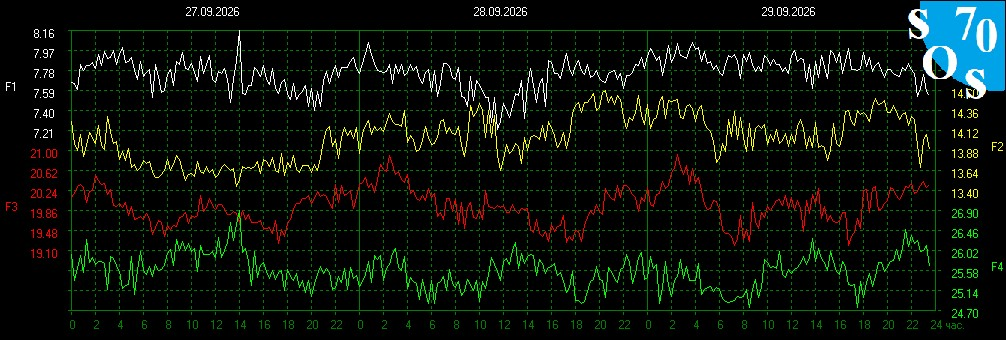
#> input picture sos70_assets/srf.jpg, 1006 x 340 px; its folder holds 3 pictures in this run
$ python inspect_plots.py
#> lines starting #> are read from the running program, lines starting #| are printed output that depends on the picture
from PIL import Image

def inspect(name):
#> called with name = 'srf'
    img = Image.open(f"sos70_assets/{name}.jpg")
#> img is the input picture: PIL image 1006x340 RGB; mean R, G, B 12.6, 18, 13.3
    print(f"--- {name}.jpg ---")
    print(f"Size: {img.size}")
#| Size: (1006, 340)

    # Let's just check color counts to see if it's lines, points or curves
    colors = img.getcolors(maxcolors=100000)
#> colors = 16392 items
    # usually graphs with white background have mostly white
    if colors:
        colors.sort(key=lambda x: x[0], reverse=True)
        print(f"Top 5 colors: {colors[:5]}")
#| Top 5 colors: [(49997, (0, 0, 0)), (20251, (0, 1, 0)), (15615, (0, 2, 0)), (13916, (1, 0, 0)), (9939, (0, 0, 2))]

    pixels = img.load()
    # Check middle row
    w, h = img.size
#> w = 1006; h = 340
    print(f"Mid row start: {pixels[0, h//2]}, Mid col start: {pixels[w//2, 0]}")
#| Mid row start: (0, 0, 0), Mid col start: (1, 1, 1)

inspect('srf')
inspect('sra')
#> call 2 of inspect, with name = 'sra'
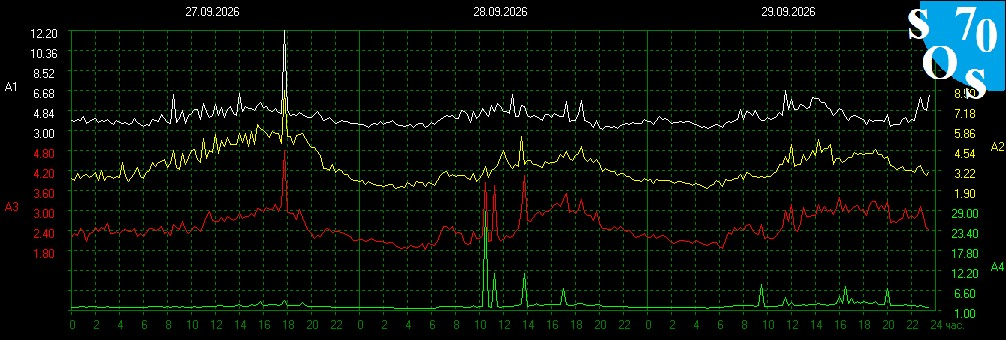
#> input picture sos70_assets/sra.jpg, 1006 x 340 px
#> in inspect, img is the input picture: PIL image 1006x340 RGB; mean R, G, B 9.5, 14.5, 11.3
#| Size: (1006, 340)
#> in inspect (call 2), `colors = img.getcolors(maxcolors=100000)`: colors = 12283 items
#| Top 5 colors: [(60404, (0, 0, 0)), (21556, (0, 1, 0)), (15928, (0, 2, 0)), (15014, (1, 0, 0)), (11585, (0, 0, 2))]
#| Mid row start: (0, 0, 0), Mid col start: (1, 1, 1)
inspect('srq')
#> call 3 of inspect, with name = 'srq'
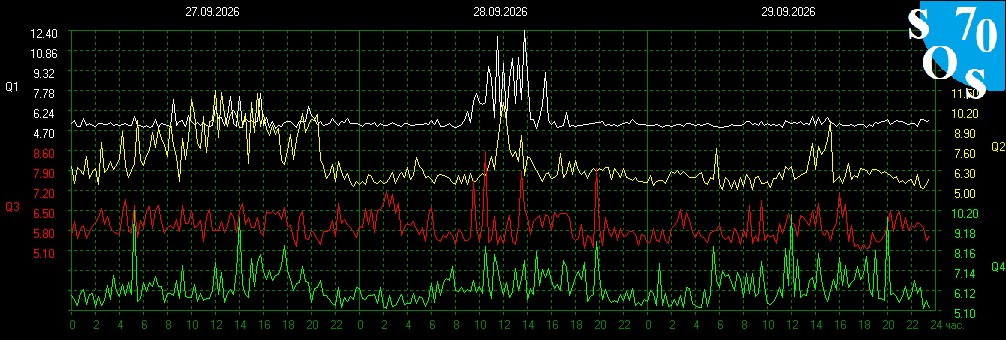
#> input picture sos70_assets/srq.jpg, 1006 x 340 px
#> in inspect, img is the input picture: PIL image 1006x340 RGB; mean R, G, B 12.6, 17.9, 12.8
#| Size: (1006, 340)
#> in inspect (call 3), `colors = img.getcolors(maxcolors=100000)`: colors = 17112 items
#| Top 5 colors: [(55074, (0, 0, 0)), (19096, (0, 1, 0)), (14987, (0, 2, 0)), (13773, (1, 0, 0)), (9872, (0, 0, 2))]
#| Mid row start: (0, 0, 0), Mid col start: (1, 1, 1)
